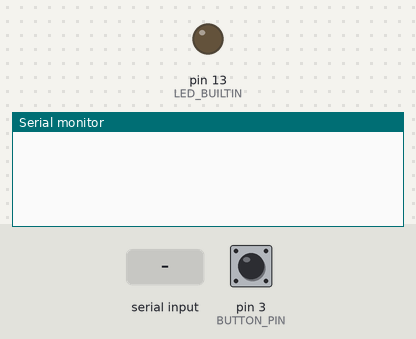
Recording of a sketch running on a simulated Arduino Uno, built with avr-gcc and run on an emulated ATmega328P. Shown: output pins drawn as LEDs (lit = HIGH), the last lines printed to the serial monitor. The inputs (shaded band) are chosen by the test bench; at power-on: pin 3 (BUTTON_PIN) HIGH.

Above: at 1.2 s.
1.3 s: pin 3 (BUTTON_PIN) pulled LOW for 0.15 s
At 2.5 s:
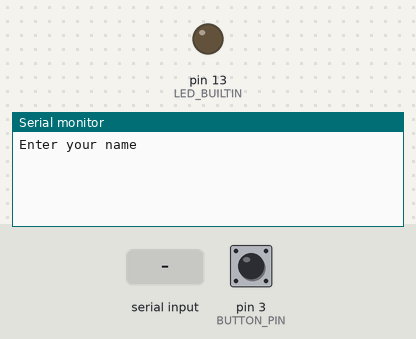
2.9 s: ".\n" received over Serial
At 4.1 s:
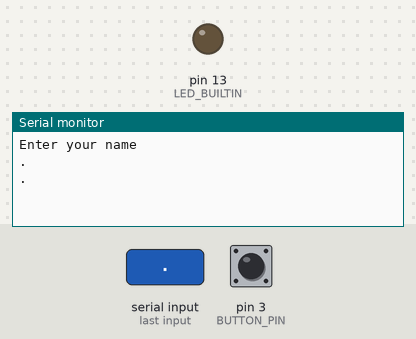

The sketch:

MorseCodeFinal.ino
```cpp
#include <string.h>
bool isBlinking = false;
String savedName = "";
const int BUTTON_PIN = 3;
int button_counter;
void setup() {
  // initialize digital pin LED_BUILTIN as an output.
  pinMode(LED_BUILTIN, OUTPUT);
  pinMode(BUTTON_PIN, INPUT_PULLUP);// initialize button pin as an output.
  Serial.begin(9600);
}
int checkAlphabet(char c) {
  return (c - 'a' );
}

String morseCodeArray[26]{
  ".-",
  "-...",
  "-.-.",
  "-..",
  ".",
  "..-.",
  "--.",
  "....",
  "..",
  ".---",
  "-.-",
  ".-..",
  "--",
  "-.",
  "---",
  ".--.",
  "--.-",
  ".-.",
  "...",
  "-",
  "..-",
  "...-",
  ".--",
  "-..-",
  "-.--",
  "--.."
};
void blinkLED(String morseCode) {
  for (int k = 0; k < morseCode.length(); k++) {
    if (morseCode[k] == '.') {
      digitalWrite(LED_BUILTIN, HIGH);
      delay(1000);
      digitalWrite(LED_BUILTIN,LOW);
      delay(500);

    } else if (morseCode[k] == '-') {
      digitalWrite(LED_BUILTIN, HIGH);
      delay(2000);
      digitalWrite(LED_BUILTIN,LOW);
      delay(500);

    }

  }
}
// the loop function runs over and over again forever
void loop() {
  if (digitalRead(3) == LOW) {

    // Button is pressed
    if (!isBlinking) {
      isBlinking = true;

      if (savedName == "") {
        Serial.println("Enter your name");
         while (!Serial.available()) {
        // Wait until serial data is available
      }
        savedName = Serial.readStringUntil('\n');
        Serial.println(savedName);
      }

      for (int i = 0; i < savedName.length(); i++) {
        Serial.println(savedName[i]);
        int j = checkAlphabet(savedName[i]);
        String morseCode = morseCodeArray[j];
        blinkLED(morseCode);
        digitalWrite(LED_BUILTIN, LOW);
        delay(3000); // Adjust the delay time between letters
      }
    }
  } else {
    isBlinking = false;
  }
}
```

Measured:
- after the input at 1.3 s, the serial monitor: prints a new line at once (image 1)
- after the input at 2.9 s, the serial monitor: prints a new line at once (image 2)
